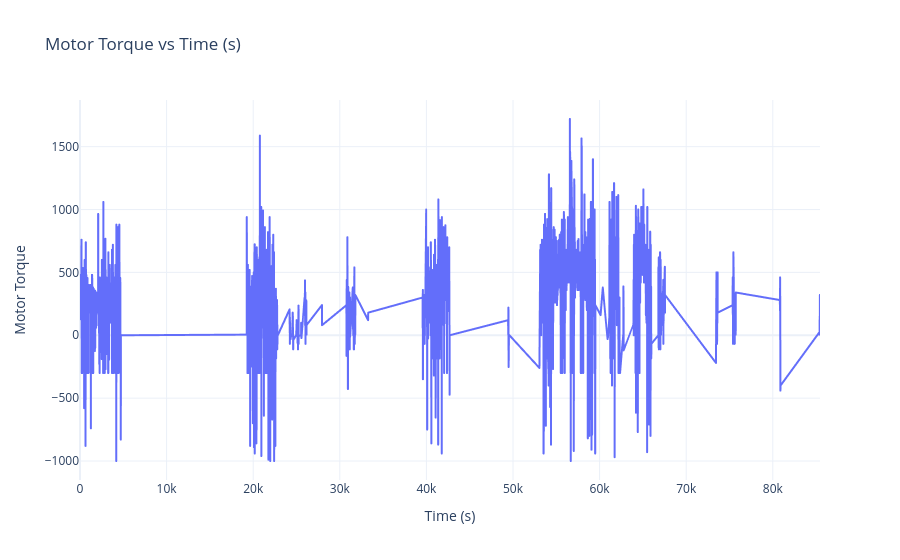
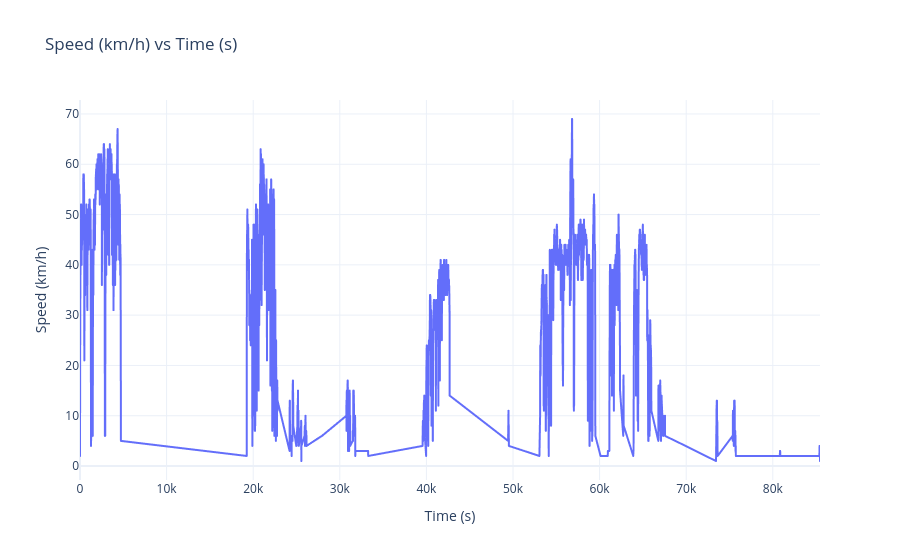

The notebook cell these images were saved under, in order:
### Code cell
0

### Figure 1 — Plotly figure (JSON) as saved in the notebook; plotly's stock layout.template omitted (floating-point values rounded to 4 significant figures; data arrays with more than 128 entries replaced by an {"elided": "..."} marker saying what was removed)
{"data": [{"hovertemplate": "Time (s)=%{x}<br>Motor Torque=%{y}<extra></extra>", "legendgroup": "", "line": {"color": "#636efa", "dash": "solid"}, "marker": {"symbol": "circle"}, "mode": "lines", "name": "", "showlegend": false, "type": "scattergl", "x": {"elided": "2351 float values"}, "xaxis": "x", "y": {"elided": "2351 int values"}, "yaxis": "y"}], "layout": {"hovermode": "x unified", "legend": {"tracegroupgap": 0}, "title": {"text": "Motor Torque vs Time (s)"}, "xaxis": {"anchor": "y", "domain": [0, 1], "title": {"text": "Time (s)"}}, "yaxis": {"anchor": "x", "domain": [0, 1], "title": {"text": "Motor Torque"}}}}

### Figure 2 — Plotly figure (JSON) as saved in the notebook; plotly's stock layout.template omitted (floating-point values rounded to 4 significant figures; data arrays with more than 128 entries replaced by an {"elided": "..."} marker saying what was removed)
{"data": [{"hovertemplate": "Time (s)=%{x}<br>Speed (km/h)=%{y}<extra></extra>", "legendgroup": "", "line": {"color": "#636efa", "dash": "solid"}, "marker": {"symbol": "circle"}, "mode": "lines", "name": "", "showlegend": false, "type": "scattergl", "x": {"elided": "2351 float values"}, "xaxis": "x", "y": {"elided": "2351 int values"}, "yaxis": "y"}], "layout": {"hovermode": "x unified", "legend": {"tracegroupgap": 0}, "title": {"text": "Speed (km/h) vs Time (s)"}, "xaxis": {"anchor": "y", "domain": [0, 1], "title": {"text": "Time (s)"}}, "yaxis": {"anchor": "x", "domain": [0, 1], "title": {"text": "Speed (km/h)"}}}}
